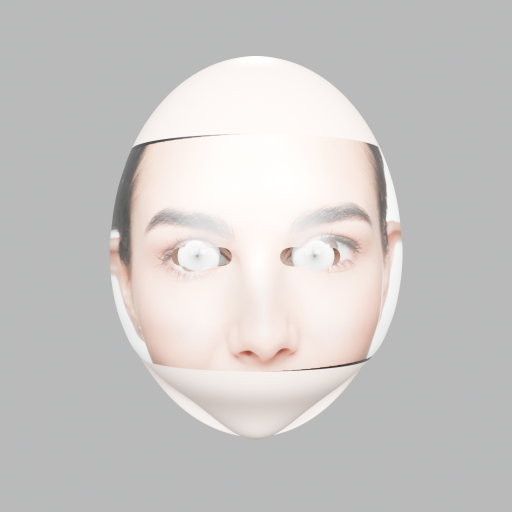
#> input picture Samsung_XR_Track01/renders/frame_00.png, 1024 x 1024 px (shown at 1/2 size); its folder holds only this picture in this run
$ python generate_video.py
#> lines starting #> are read from the running program, lines starting #| are printed output that depends on the picture
"""
Video Generation Script for Samsung XR Hackathon Track 01
Generates:
1. H.264 MP4 video rendered via Blender's internal FFmpeg encoder
2. Animated WebP video with metrics overlay
3. Animated GIF video
"""

import os
import sys
import math
from PIL import Image, ImageDraw, ImageFont

project_root = os.path.dirname(os.path.dirname(os.path.abspath(__file__)))
video_dir = os.path.join(project_root, "video")
renders_dir = os.path.join(project_root, "renders")
os.makedirs(video_dir, exist_ok=True)

def generate_animated_files():
    print("Generating animated WebP and GIF videos from rendered frames...")
    frames = []
    num_frames = 10

    dir_names = [
        "Up (Top)", "Up-Right", "Right-Up", "Right-Down", "Down-Right",
        "Down (Bottom)", "Down-Left", "Left-Down", "Left-Up", "Up-Left"
    ]

    for k in range(num_frames):
        img_path = os.path.join(renders_dir, f"frame_{k:02d}.png")
        if not os.path.exists(img_path):
            continue
        im = Image.open(img_path).convert("RGBA")

        # Add visual metric overlay on the frame
        draw = ImageDraw.Draw(im)
        font = ImageFont.load_default()

        theta = 2.0 * math.pi * k / num_frames
        h_val = math.sin(theta)
        v_val = math.cos(theta)

        # Bottom status bar
        bar_h = 70
        draw.rectangle([0, 1024 - bar_h, 1024, 1024], fill=(15, 20, 28, 220))

        line1 = f"SAMSUNG XR HACKATHON 2026 | FRAME {k:02d} / 09 : {dir_names[k]}"
        line2 = f"theta = {theta:.3f} rad ({(theta*180/math.pi):.1f} deg) | h = {h_val:+.3f}, v = {v_val:+.3f} | Fixation: 35cm | Camera: 40cm"

        draw.text((24, 1024 - 55), line1, fill=(255, 215, 0), font=font)
        draw.text((24, 1024 - 32), line2, fill=(180, 220, 255), font=font)

        # Small corner watermark
        draw.rectangle([16, 16, 260, 48], fill=(20, 30, 45, 200), outline=(50, 70, 100))
        draw.text((26, 24), "Track 01: 3D Eye Movement", fill=(6, 182, 212), font=font)

        frames.append(im.convert("RGB"))
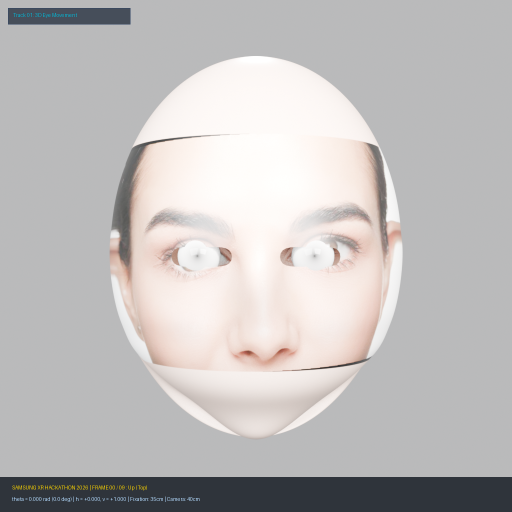
#> im: PIL image 1024x1024 RGBA (shown at 1/2 size); mean R, G, B, A 189.8, 187.3, 186.7, 252.3; transparent parts drawn white

    if frames:
        # Save high-res WebP animation (24-bit color, 2.5 fps = 400ms duration per frame)
        webp_path = os.path.join(video_dir, "demo_gaze_sequence.webp")
        frames[0].save(
            webp_path,
            save_all=True,
            append_images=frames[1:],
            duration=400,
            loop=0,
            quality=95
        )
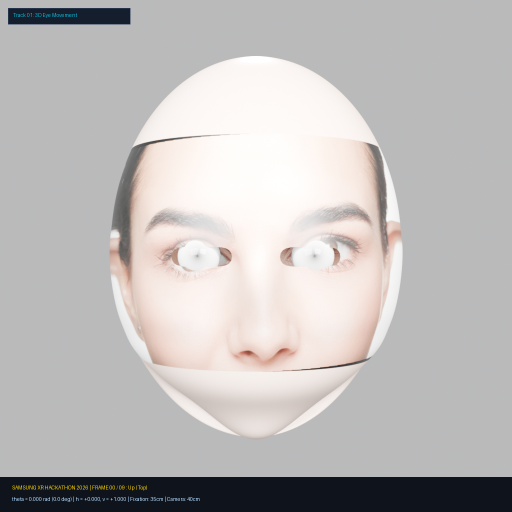
#> saved as demo_gaze_sequence.webp: PIL image 1024x1024 RGB (shown at 1/2 size); mean R, G, B 189.8, 187.3, 186.7
        print(f"Saved animated WebP video: {webp_path}")

        # Save GIF animation
        gif_path = os.path.join(video_dir, "demo_gaze_sequence.gif")
        frames[0].save(
            gif_path,
            save_all=True,
            append_images=frames[1:],
            duration=400,
            loop=0
        )
        print(f"Saved animated GIF video: {gif_path}")

if __name__ == "__main__":
    generate_animated_files()
